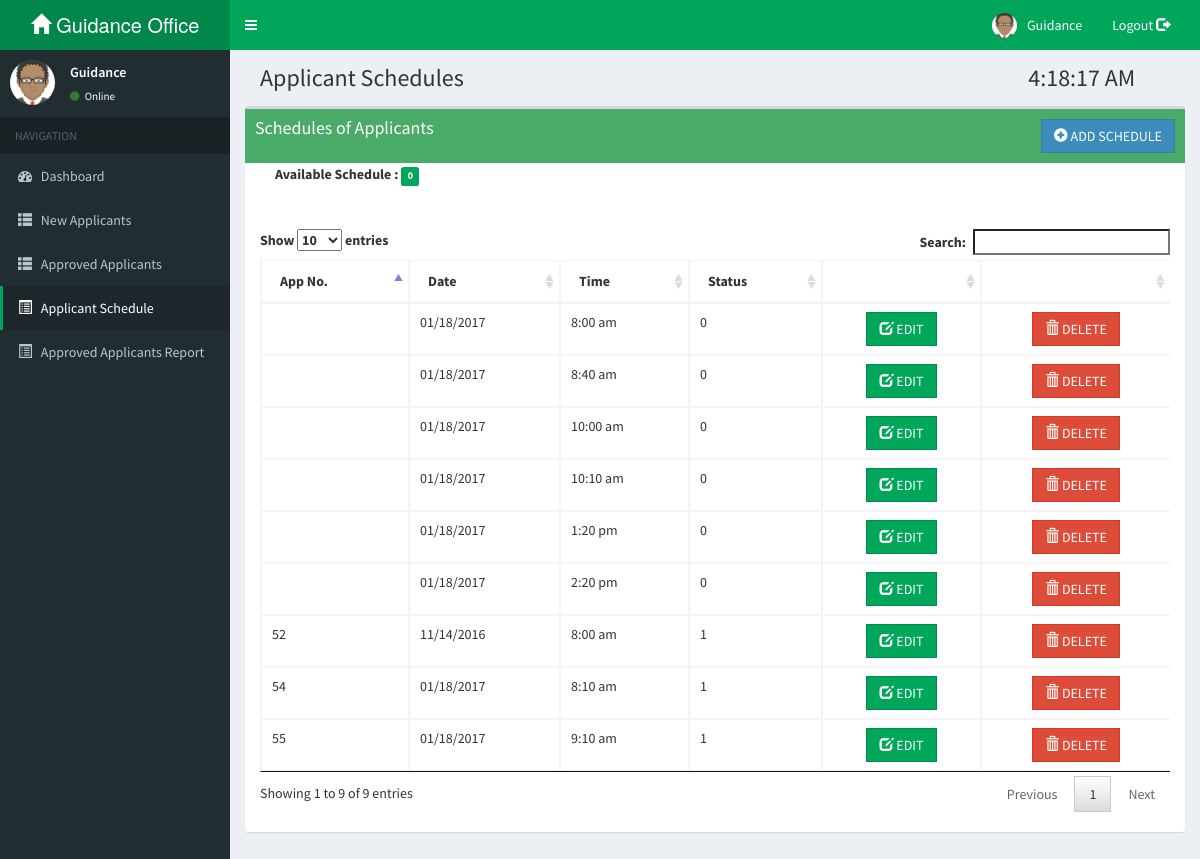
Page /guidance/pages/applicant_schedule.php (signed in) on the committed database.
### tables this page shows
CREATE TABLE `tblapplicant_schedule` (
  `schedule_id` int(10) NOT NULL,
  `appid` varchar(50) NOT NULL,
  `date` varchar(50) NOT NULL,
  `time` varchar(50) NOT NULL,
  `status` int(10) NOT NULL
);

### guidance/pages/applicant_schedule.php (the view, shortened to what this page needs)
<?php 	include "../templates/templates.php";
		include "connect.php";
	$current_date = date("m/d/Y");
    $sql_num=mysqli_query($con,"SELECT * FROM tblapplicant_schedule WHERE date >= '$current_date' AND status='0'");
    $sql_num_row = mysqli_num_rows($sql_num);
    ?>
  <body class="skin-green">
    <div class="wrapper">
      <div class="content-wrapper">
        <section class="content-header">
          <h1 class="col-md-10">
            Applicant Schedules
          </h1>
			<h1>
          </h1>
        </section>
       <section class="content">
        <div class="box">
            <div class="box-header with-border" style="background-color: #4aab69;color:white;">
                <h3 class="box-title">Schedules of Applicants</h3>
                <div class="input-group pull-right col-lg-4 col-md-6 col-sm-7">
                     <div class="box-tools pull-right">
                        <a class="btn btn-flat btn-primary"  href="schedule_add.php" data-toggle="tooltip" title="Add New Record" id="add"><i class="glyphicon glyphicon-plus-sign"></i> ADD SCHEDULE</a>
                      </div>
                  </div>
            </div>
            <div class="container">
              <label class="col-lg-10 col-md-10 col-sm-10 col-xs-10">Available Schedule : <small class="label bg-green" id="num_app"><?php echo $sql_num_row;?></small></label>
            </div>
            <br/><br/>
			<div class="container-fluid" id="applicant_table">
				<div class="table-responsive">
				  <table id="applicantrecord" class="table table-bordered table-hover">
					<thead>
						<th>App No.</th>
						<th>Date</th>
						<th>Time</th>
						<th>Status</th>
						<th></th>
						<th></th>
					</thead>
					<tbody>
						<?php
						$res=mysqli_query($con,"select * from tblapplicant_schedule order by status desc");
						while($row=mysqli_fetch_array($res)){
						?>
							<tr>
								<td><?php echo $row['appid'];?></td>
								<td><?php echo $row['date'];?></td>
								<td><?php echo $row['time'];?></td>
								<td><?php echo $row['status'];?></td>
								<td><center><a class="btn btn-flat btn-success"  href="schedule_edit.php?id=<?php echo $row['schedule_id'];?>" data-toggle="tooltip" title="Edit Record" id="edit"><i class="glyphicon glyphicon-edit"></i> EDIT</a></center></td>
								<td><center><a class="btn btn-flat btn-danger"  onclick="ConfirmDelete()"  data-toggle="tooltip" title="Delete Record" id="delete"><i class="glyphicon glyphicon-trash"></i> DELETE</a></center></td>
							</tr>
						<?php
						}
						?>
					</tbody>
				</table>
				 <br/>
            </div>
          </div>
          </div>
       </section>
      </div>
  </body>
</html>

### rows in the picture
tblapplicant_schedule: appid "52", date "11/14/2016", time "8:00 am", status "1"
tblapplicant_schedule: appid "54", date "01/18/2017", time "8:10 am", status "1"
tblapplicant_schedule: appid "55", date "01/18/2017", time "9:10 am", status "1"
tblapplicant_schedule: date "01/18/2017", time "8:00 am", status "0"
tblapplicant_schedule: date "01/18/2017", time "8:40 am", status "0"
tblapplicant_schedule: date "01/18/2017", time "10:00 am", status "0"
tblapplicant_schedule: date "01/18/2017", time "10:10 am", status "0"
tblapplicant_schedule: date "01/18/2017", time "1:20 pm", status "0"
tblapplicant_schedule: date "01/18/2017", time "2:20 pm", status "0"

### other values in the picture
$sql_num_row "0"
